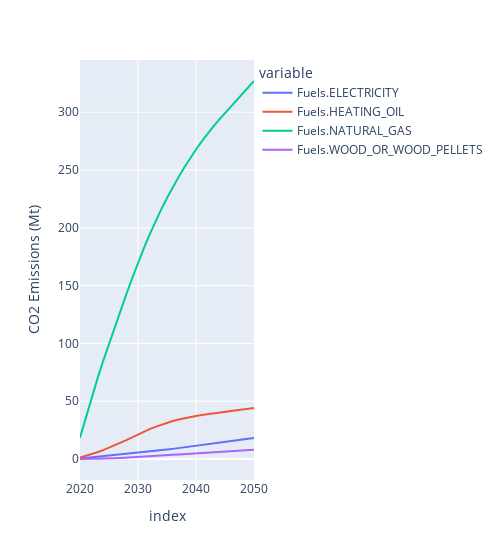

The notebook cell this image was saved under:
### Code cell
import plotly.express as px

fig = px.line(res.emissions().cumsum(), template="plotly")
fig.update_layout(yaxis_title="CO2 Emissions (Mt)", width=500)

### Figure 1 — Plotly figure (JSON) as saved in the notebook; plotly's stock layout.template omitted (floating-point values rounded to 4 significant figures)
{"data": [{"hovertemplate": "variable=Fuels.ELECTRICITY<br>index=%{x}<br>value=%{y}<extra></extra>", "legendgroup": "Fuels.ELECTRICITY", "line": {"color": "#636efa", "dash": "solid"}, "marker": {"symbol": "circle"}, "mode": "lines", "name": "Fuels.ELECTRICITY", "orientation": "v", "showlegend": true, "type": "scatter", "x": [2020, 2021, 2022, 2023, 2024, 2025, 2026, 2027, 2028, 2029, 2030, 2031, 2032, 2033, 2034, 2035, 2036, 2037, 2038, 2039, 2040, 2041, 2042, 2043, 2044, 2045, 2046, 2047, 2048, 2049, 2050], "xaxis": "x", "y": [0.4685, 0.9467, 1.434, 1.932, 2.439, 2.955, 3.466, 3.97, 4.468, 4.959, 5.445, 5.949, 6.473, 7.016, 7.578, 8.159, 8.757, 9.371, 10.0, 10.65, 11.31, 11.98, 12.66, 13.34, 14.02, 14.71, 15.4, 16.08, 16.77, 17.46, 18.15], "yaxis": "y"}, {"hovertemplate": "variable=Fuels.HEATING_OIL<br>index=%{x}<br>value=%{y}<extra></extra>", "legendgroup": "Fuels.HEATING_OIL", "line": {"color": "#EF553B", "dash": "solid"}, "marker": {"symbol": "circle"}, "mode": "lines", "name": "Fuels.HEATING_OIL", "orientation": "v", "showlegend": true, "type": "scatter", "x": [2020, 2021, 2022, 2023, 2024, 2025, 2026, 2027, 2028, 2029, 2030, 2031, 2032, 2033, 2034, 2035, 2036, 2037, 2038, 2039, 2040, 2041, 2042, 2043, 2044, 2045, 2046, 2047, 2048, 2049, 2050], "xaxis": "x", "y": [1.237, 2.623, 4.16, 5.846, 7.683, 9.669, 11.76, 13.97, 16.28, 18.71, 21.24, 23.6, 25.8, 27.82, 29.67, 31.36, 32.88, 34.23, 35.41, 36.42, 37.27, 38.08, 38.85, 39.58, 40.28, 40.94, 41.59, 42.25, 42.91, 43.56, 44.22], "yaxis": "y"}, {"hovertemplate": "variable=Fuels.NATURAL_GAS<br>index=%{x}<br>value=%{y}<extra></extra>", "legendgroup": "Fuels.NATURAL_GAS", "line": {"color": "#00cc96", "dash": "solid"}, "marker": {"symbol": "circle"}, "mode": "lines", "name": "Fuels.NATURAL_GAS", "orientation": "v", "showlegend": true, "type": "scatter", "x": [2020, 2021, 2022, 2023, 2024, 2025, 2026, 2027, 2028, 2029, 2030, 2031, 2032, 2033, 2034, 2035, 2036, 2037, 2038, 2039, 2040, 2041, 2042, 2043, 2044, 2045, 2046, 2047, 2048, 2049, 2050], "xaxis": "x", "y": [18.35, 36.02, 53.01, 69.32, 84.96, 99.92, 114.5, 128.8, 142.8, 156.4, 169.6, 182.2, 194.1, 205.4, 215.9, 225.8, 235.2, 244.1, 252.5, 260.3, 267.7, 274.8, 281.4, 287.7, 293.6, 299.2, 304.8, 310.3, 315.9, 321.5, 327.0], "yaxis": "y"}, {"hovertemplate": "variable=Fuels.WOOD_OR_WOOD_PELLETS<br>index=%{x}<br>value=%{y}<extra></extra>", "legendgroup": "Fuels.WOOD_OR_WOOD_PELLETS", "line": {"color": "#ab63fa", "dash": "solid"}, "marker": {"symbol": "circle"}, "mode": "lines", "name": "Fuels.WOOD_OR_WOOD_PELLETS", "orientation": "v", "showlegend": true, "type": "scatter", "x": [2020, 2021, 2022, 2023, 2024, 2025, 2026, 2027, 2028, 2029, 2030, 2031, 2032, 2033, 2034, 2035, 2036, 2037, 2038, 2039, 2040, 2041, 2042, 2043, 2044, 2045, 2046, 2047, 2048, 2049, 2050], "xaxis": "x", "y": [0, 0.03489, 0.1047, 0.2094, 0.3489, 0.5234, 0.7171, 0.93, 1.162, 1.413, 1.684, 1.971, 2.276, 2.597, 2.934, 3.289, 3.636, 3.974, 4.305, 4.627, 4.941, 5.256, 5.57, 5.885, 6.2, 6.516, 6.831, 7.146, 7.462, 7.777, 8.092], "yaxis": "y"}], "layout": {"legend": {"title": {"text": "variable"}, "tracegroupgap": 0}, "margin": {"t": 60}, "width": 500, "xaxis": {"anchor": "y", "domain": [0, 1], "title": {"text": "index"}}, "yaxis": {"anchor": "x", "domain": [0, 1], "title": {"text": "CO2 Emissions (Mt)"}}}}
